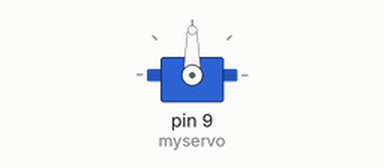
Bench run of a sketch on a simulated Arduino Uno, built with avr-gcc and run on an emulated ATmega328P. Parts: servo.

Above: at 0.05 s.
At 0.75 s:
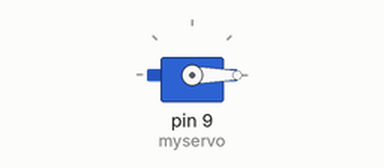
At 1.5 s:
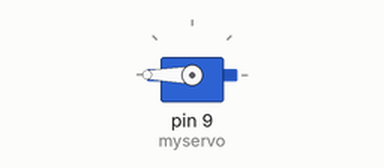
Timing chart, 0 to 3.5 s (numbered marks = the images above):
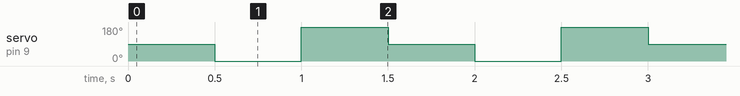

Measured:
- by itself, servo on pin 9 (myservo): repeats every 1.5 s: 180° 0.50 s, 90° 0.50 s, 0° 0.50 s

The sketch:

exampleServo.ino
```cpp
#include <Servo.h>                                           // подключаем библиотеку для работы с сервоприводами

Servo myservo;                                               // создаём объект для управления сервоприводом

// ----- Setup -----
void setup()
{
  myservo.attach(9);                                         // подключаем сервопривод к 9 пину
}
// ----- End Setup -----

// ----- LOOP -----
void loop()
{
  myservo.write(90);                                         // устанавливаем сервопривод в серединное положение
  delay(500);                                                // останавливает выполнение программы на 0.5 сек
  myservo.write(0);                                          // устанавливаем сервопривод в крайнее левое положение
  delay(500);                                                // останавливает выполнение программы на 0.5 сек
  myservo.write(180);                                        // устанавливаем сервопривод в крайнее правое положение
  delay(500);                                                // останавливает выполнение программы на 0.5 сек
}
// ----- End LOOP -----
```
